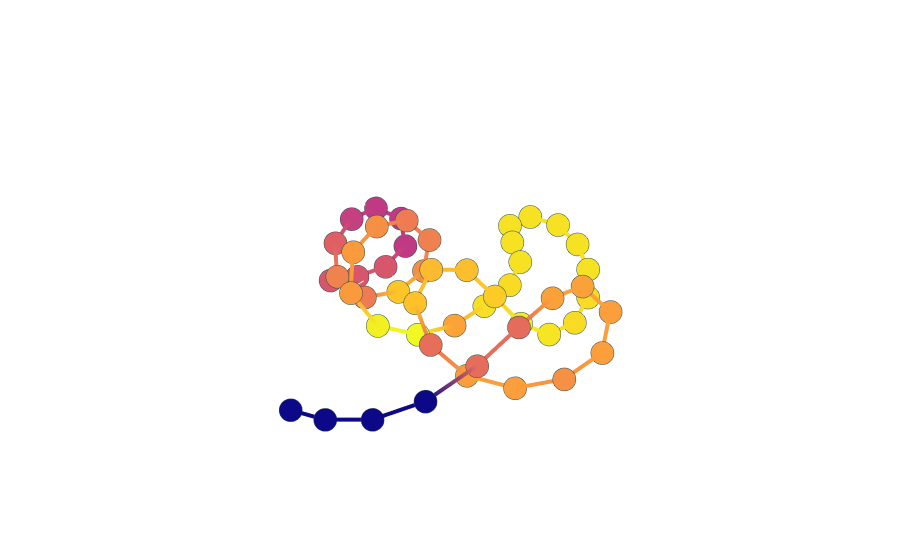

The notebook cell this image was saved under:
### Code cell
fig = plot_chain_with_centrality('curve_2')
fig.show()
